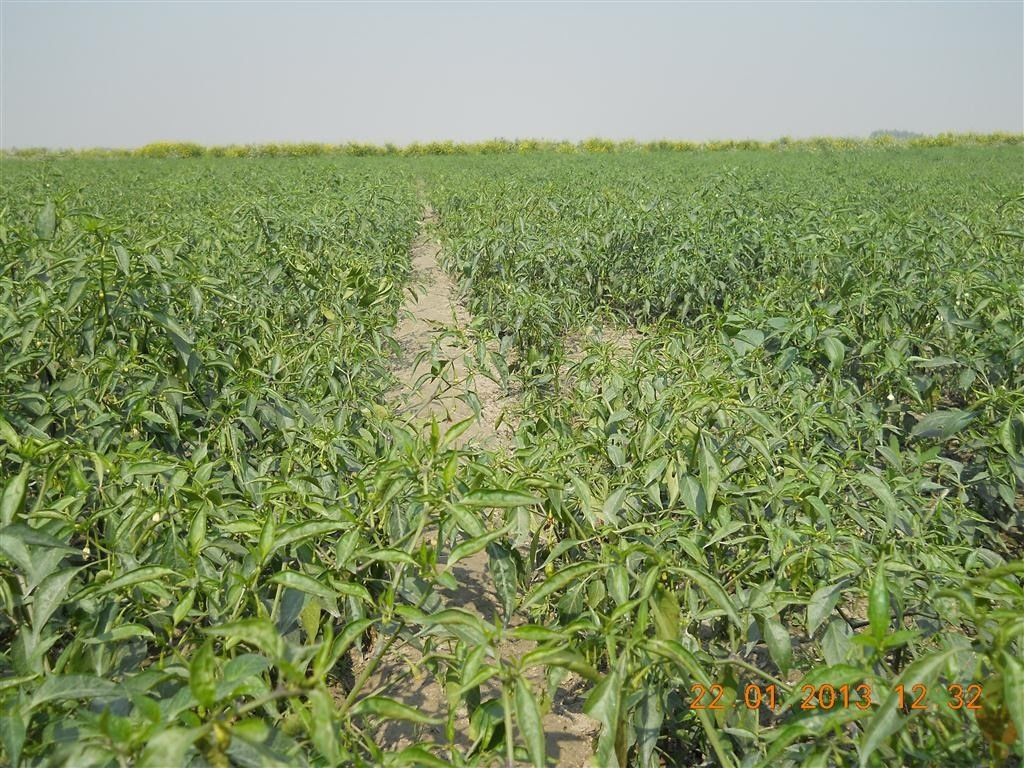
#> input picture artifacts/dataset_build/kaggle_fixed_v1/train/train_0000_881b316e6d76.jpg, 1024 x 768 px; its folder holds only this picture in this run
$ python -i semantic_screening.py   (imports and definitions only)
#> lines starting #> are read from the running program, lines starting #| are printed output that depends on the picture
from __future__ import annotations

import csv
from collections import Counter
from pathlib import Path
from typing import Any

from PIL import Image, ImageDraw, ImageFilter, ImageOps, ImageStat
from PIL import __version__ as pillow_version

from ml_pipeline.src.common.config import (
    class_definitions,
    dataset_reports_dir,
    dataset_review_dir,
)
from ml_pipeline.src.dataset.io_utils import write_csv

METHOD = "Pillow CPU technical-semantic proxy v1"
THRESHOLDS = {
    "blur_edge_variance_min": 50.0,
    "entropy_min": 3.0,
    "brightness_min": 30.0,
    "brightness_max": 230.0,
    "green_ratio_min": 0.015,
    "close_up_green_ratio": 0.90,
    "watermark_border_edge_ratio": 3.0,
    "watermark_border_density_min": 0.18,
}

FIELDS = [
    "curated_file_name",
    "curated_path",
    "original_path",
    "class_id",
    "source_type",
    "sha256",
    "method",
    "method_version",
    "image_width",
    "image_height",
    "brightness_mean",
    "contrast_stddev",
    "entropy",
    "edge_variance",
    "green_pixel_ratio",
    "border_edge_density",
    "center_edge_density",
    "border_to_center_edge_ratio",
    "plant_visible_proxy",
    "growing_environment_proxy",
    "harvest_only_status",
    "food_status",
    "market_status",
    "too_close_up_proxy",
    "watermark_proxy",
    "blur_proxy",
    "synthetic_status",
    "semantic_class_status",
    "semantic_class_confidence",
    "class_ambiguous_status",
    "proxy_flags",
    "screening_status",
    "eligible_for_final_without_human_review",
]


def screen_image_proxy(path: Path) -> dict[str, object]:
    """Run the conservative CPU proxy for one technically valid image."""
    metrics = _measure_image(path)
    flags = _proxy_flags(metrics)
    return {
        "method": METHOD,
        "method_version": f"Pillow {pillow_version}",
        **metrics,
        "plant_visible_proxy": (
            "possible"
            if metrics["green_pixel_ratio"] >= THRESHOLDS["green_ratio_min"]
            else "not_detected"
        ),
        "growing_environment_proxy": _environment_proxy(metrics),
        "harvest_only_status": "not_assessed_no_semantic_model",
        "food_status": "not_assessed_no_semantic_model",
        "market_status": "not_assessed_no_semantic_model",
        "too_close_up_proxy": (
            "flag"
            if metrics["green_pixel_ratio"] >= THRESHOLDS["close_up_green_ratio"]
            else "clear"
        ),
        "watermark_proxy": "flag" if "watermark_proxy" in flags else "clear",
        "blur_proxy": "flag" if "blur_proxy" in flags else "clear",
        "synthetic_status": "not_assessed_no_detector",
        "semantic_class_status": "not_assessed_no_semantic_model",
        "semantic_class_confidence": "",
        "class_ambiguous_status": "requires_human_review",
        "proxy_flags": "|".join(flags),
        "screening_status": "proxy_review" if flags else "proxy_pass",
        "eligible_for_final_without_human_review": False,
    }


# [52 lines left out: functions run_automated_semantic_screening, _existing_image_path, not called in this run]


def _measure_image(path: Path) -> dict[str, float | int]:
    with Image.open(path) as opened:
#> opened is the input picture: PIL image 1024x768 RGB; mean R, G, B 131.6, 146.6, 100.8
        image = ImageOps.exif_transpose(opened).convert("RGB")
        original_width, original_height = image.size
#> original_width = 1024; original_height = 768
        image.thumbnail((256, 256), Image.Resampling.LANCZOS)
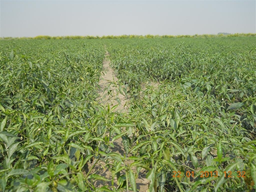
#> image: PIL image 256x192 RGB; mean R, G, B 131.8, 146.7, 100.9
        gray = image.convert("L")
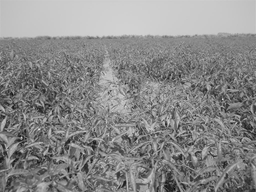
#> gray: PIL image 256x192 L; min 8, max 231, mean 137
        stats = ImageStat.Stat(gray)
        edges = gray.filter(ImageFilter.FIND_EDGES)
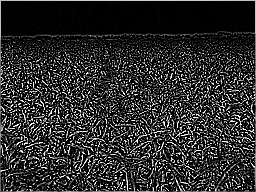
#> edges: PIL image 256x192 L; min 0, max 255, mean 44.9
        if edges.width > 4 and edges.height > 4:
            edges = edges.crop((2, 2, edges.width - 2, edges.height - 2))
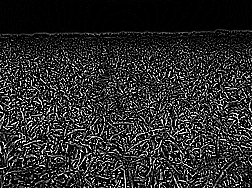
#> edges: PIL image 252x188 L; min 0, max 255, mean 43.2

        edge_stats = ImageStat.Stat(edges)
        border_density, center_density = _edge_densities(edges)
        ratio = border_density / max(center_density, 0.001)
        pixels = list(image.get_flattened_data())
        green_count = sum(
            1
            for red, green, blue in pixels
            if green > 50 and green > red * 1.05 and green > blue * 1.05
        )

    return {
        "image_width": original_width,
        "image_height": original_height,
        "brightness_mean": round(stats.mean[0], 4),
        "contrast_stddev": round(stats.stddev[0], 4),
        "entropy": round(gray.entropy(), 4),
        "edge_variance": round(edge_stats.var[0], 4),
        "green_pixel_ratio": round(green_count / max(len(pixels), 1), 6),
        "border_edge_density": round(border_density, 6),
        "center_edge_density": round(center_density, 6),
        "border_to_center_edge_ratio": round(ratio, 4),
    }


def _edge_densities(edges: Image.Image) -> tuple[float, float]:
    border_height = max(1, int(edges.height * 0.15))
#> border_height = 28
    top = edges.crop((0, 0, edges.width, border_height))
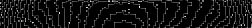
#> top: PIL image 252x28 L; min 0, max 10, mean 0.703; drawn with min black and max white
    bottom = edges.crop((0, edges.height - border_height, edges.width, edges.height))
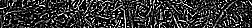
#> bottom: PIL image 252x28 L; min 0, max 255, mean 51.2
    center_top = border_height
#> center_top = 28
    center_bottom = max(center_top + 1, edges.height - border_height)
#> center_bottom = 160
    center = edges.crop((0, center_top, edges.width, center_bottom))
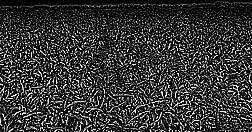
#> center: PIL image 252x132 L; min 0, max 255, mean 50.6
    border_hits = _histogram_fraction(top, 40) + _histogram_fraction(bottom, 40)
#> in _histogram_fraction, `histogram = image.histogram()`: histogram = 256 values, max 5294 at index 0, min 0 at index 11, mean 27.56
#> border_hits = 0.374
    return border_hits / 2, _histogram_fraction(center, 40)


def _histogram_fraction(image: Image.Image, minimum: int) -> float:
    histogram = image.histogram()
    return sum(histogram[minimum + 1 :]) / max(image.width * image.height, 1)


# [138 lines left out: functions _proxy_flags, _environment_proxy, _write_overview_contact_sheets, _write_contact_sheet, _write_summary, not called in this run]

>>> result = screen_image_proxy('../../../artifacts/dataset_build/kaggle_fixed_v1/train/train_0000_881b316e6d76.jpg')
#> in _measure_image, `border_density, center_density = _edge_densities(edges)`: border_density = 0.187; center_density = 0.359
#> in _measure_image, `ratio = border_density / max(center_density, 0.001)`: ratio = 0.52
#> (the run stopped early here; a loop or call above may not have finished)

$ run again, on artifacts/dataset_build/kaggle_fixed_v1/train/train_0003_0d49c93cd206.jpg
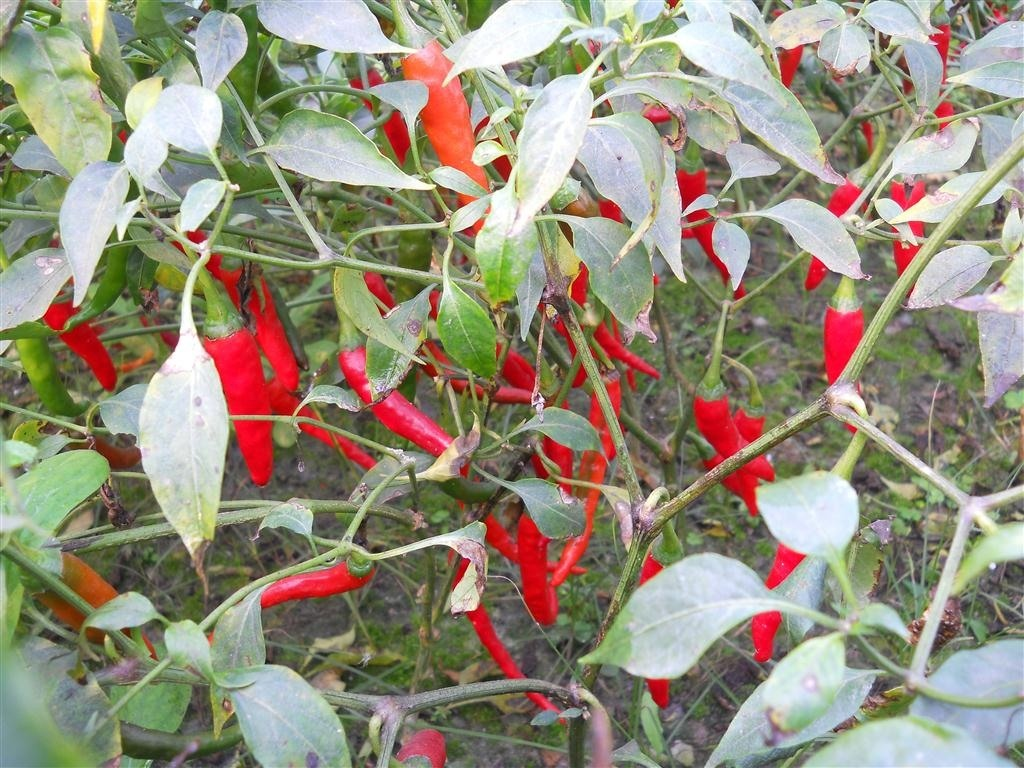
#> input picture artifacts/dataset_build/kaggle_fixed_v1/train/train_0003_0d49c93cd206.jpg, 1024 x 768 px
#> in _measure_image, opened is the input picture: PIL image 1024x768 RGB; mean R, G, B 149, 142.5, 123.4
#> in _measure_image, `edges = edges.crop((2, 2, edges.width - 2, edges.height - 2))`:
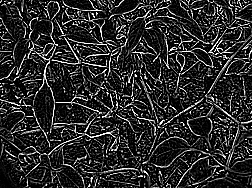
#> edges: PIL image 252x188 L; min 0, max 255, mean 43
#> in _edge_densities, `center = edges.crop((0, center_top, edges.width, center_bottom))`:
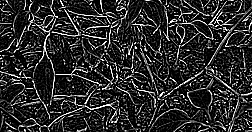
#> center: PIL image 252x132 L; min 0, max 255, mean 44
#> histogram = 256 values, max 3425 at index 0, min 1 at index 179, mean 27.56
#> border_hits = 0.595
#> border_density = 0.298; center_density = 0.315
#> ratio = 0.945

$ run again, on artifacts/dataset_build/kaggle_fixed_v1/train/train_0015_3f8e046922a3.jpg
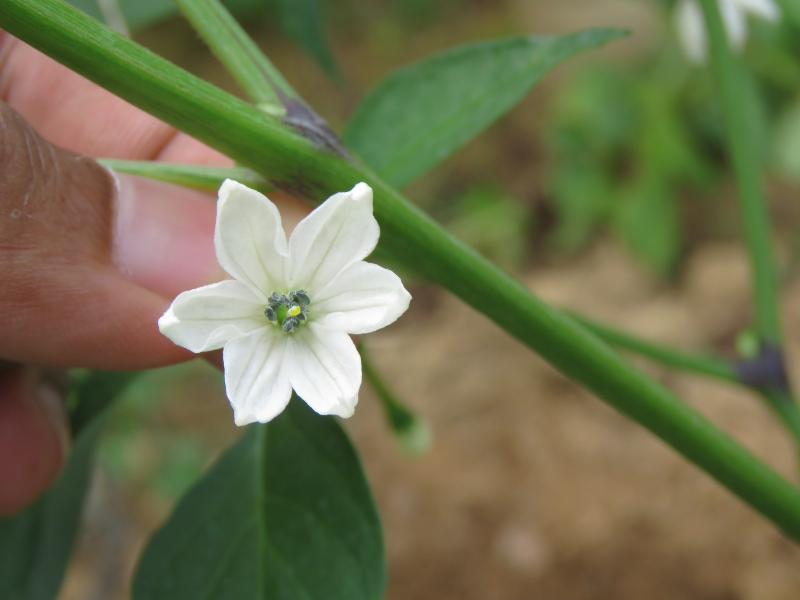
#> input picture artifacts/dataset_build/kaggle_fixed_v1/train/train_0015_3f8e046922a3.jpg, 1600 x 1200 px (shown at 1/2 size)
#> in _measure_image, opened is the input picture: PIL image 1600x1200 RGB; mean R, G, B 110.4, 112.2, 77.4
#> in _measure_image, `edges = edges.crop((2, 2, edges.width - 2, edges.height - 2))`:
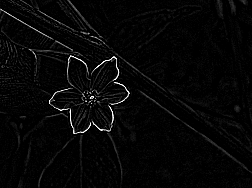
#> edges: PIL image 252x188 L; min 0, max 255, mean 6.9
#> in _edge_densities, `center = edges.crop((0, center_top, edges.width, center_bottom))`:
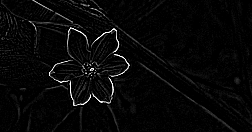
#> center: PIL image 252x132 L; min 0, max 255, mean 7.8
#> histogram = 256 values, max 3670 at index 0, min 0 at index 71, mean 27.56
#> border_hits = 0.0371
#> border_density = 0.0186; center_density = 0.0384
#> ratio = 0.484

$ run again, on artifacts/dataset_build/kaggle_fixed_v1/train/train_0017_8ed99364e136.jpg
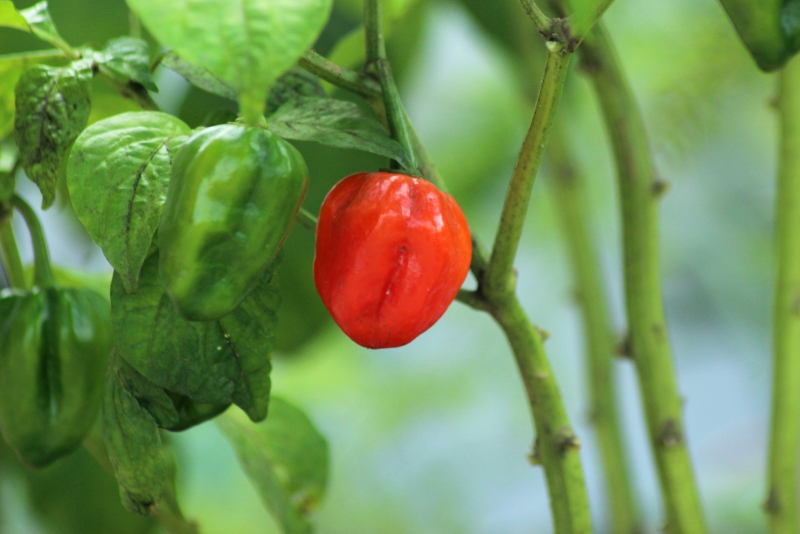
#> input picture artifacts/dataset_build/kaggle_fixed_v1/train/train_0017_8ed99364e136.jpg, 1600 x 1067 px (shown at 1/2 size)
#> in _measure_image, opened is the input picture: PIL image 1600x1067 RGB; mean R, G, B 114.1, 144.4, 85.3
#> in _edge_densities, `center = edges.crop((0, center_top, edges.width, center_bottom))`:
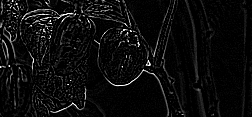
#> center: PIL image 252x117 L; min 0, max 255, mean 12.8
#> histogram = 256 values, max 3137 at index 0, min 0 at index 107, mean 24.61
#> border_hits = 0.144
#> border_density = 0.0721; center_density = 0.0906
#> ratio = 0.795
